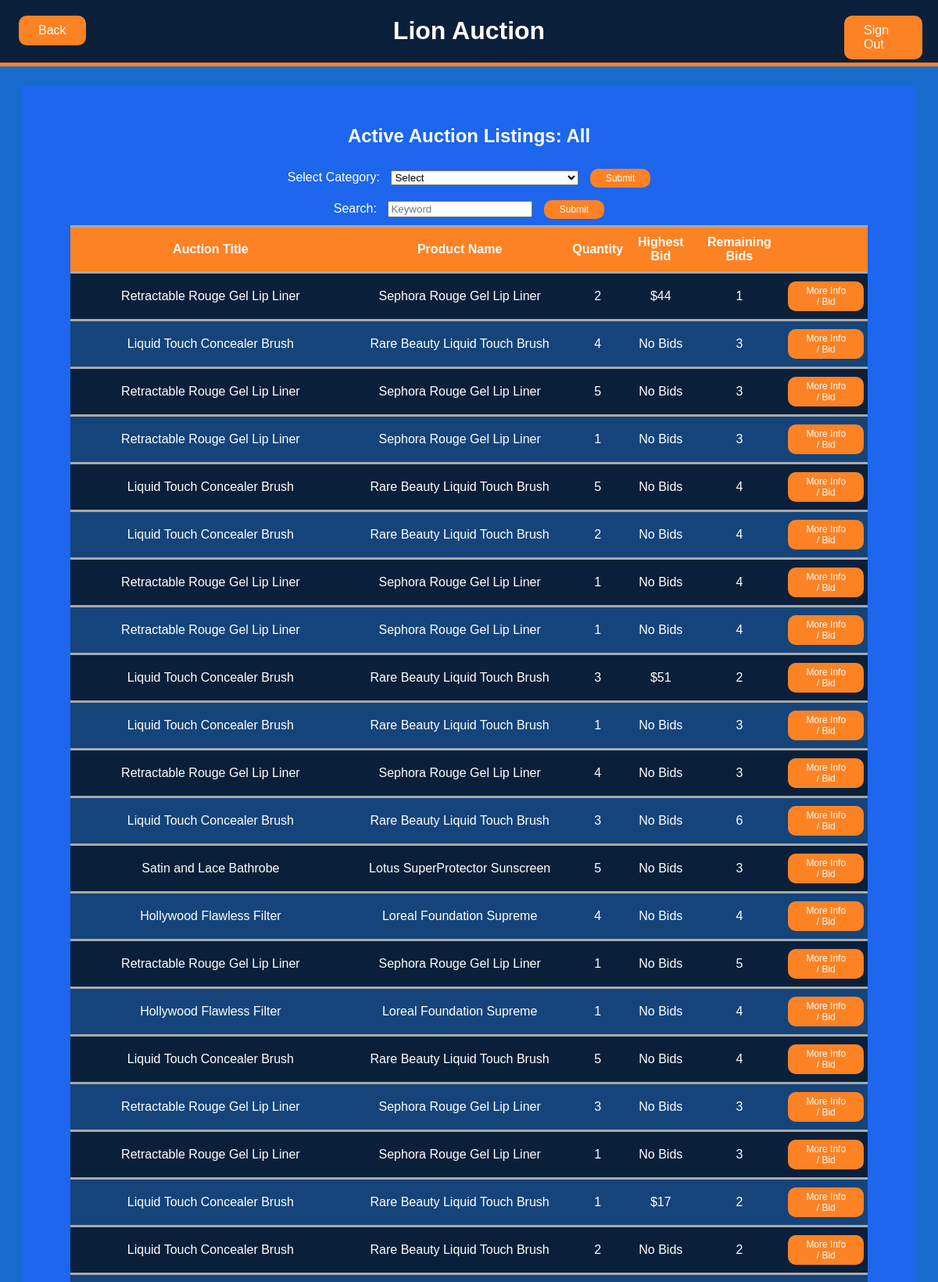
Screenshot of /auctionListings (upper part) with the database file from the repository.
### tables this page shows
CREATE TABLE auction_listings(Seller_Email TEXT, Listing_ID INTEGER, Category TEXT, Auction_Title TEXT, Product_Name TEXT, Product_Description TEXT, Quantity INTEGER, Reserve_Price INTEGER, Max_bids INTEGER, Status INTEGER,Remove_Reason TEXT,PRIMARY KEY (Seller_Email, Listing_ID),FOREIGN KEY (Seller_Email) REFERENCES sellers(email));

### app.py (the view, shortened to what this page needs)
@app.route('/auctionListings', methods=['GET', 'POST'])
def auctionListingsPage():
    data = {"listings": getAuctionListings('Root'),
            "category": 'All',
            "categories": getCategories()
            }
    return render_template('auctionListings.html', data=data)

### app.py (called while the page is built)
def getCategories():
    categories = []
    connection = sql.connect('database.db')
    cursor = connection.execute('SELECT category_name FROM categories')
    categoryRows = cursor.fetchall()
    for row in categoryRows:
        cursor = connection.execute('SELECT * FROM auction_listings WHERE Category=? AND Status=1', (row[0],))
        if cursor.fetchone():
            categories.append(row[0])
    return categories

### templates/auctionListings.html (shortened to what this page needs)
<!DOCTYPE html>
<html lang="en">
<head>
    <link rel="stylesheet" href="../static/css/mystyle.css">
</head>
<body>
<div class="header">
    <a class="buttonBig" style="position: fixed; margin: 20px 20px 20px 90%" href="/" role="button">Sign Out</a>
    <a class="buttonBig" style="position: fixed; margin: 20px 20px 20px 2%" href="/bidderMain" role="button">Back</a>
    <h1>Lion Auction</h1>
</div>
<div class="content">
    <h2 style="text-align: center">Active Auction Listings: {{ data.category }}</h2>
    <form style="text-align: center" classaction="" method="post">
        <label>Select Category:</label>
        <select name="category" id="category">
            <option value="" selected hidden>Select</option>
        </select>
        <button type="submit" class="buttonSmall" name="button" value="Submit">Submit</button>
    </form>
    <form style="text-align: center" classaction="" method="post">
        <label>Search:</label>
        <input type="text" id="search" name="search" required class="form-control" placeholder="Keyword">
        <button type="submit" class="buttonSmall" name="button" value="Search">Submit</button>
    </form>
    <table style="width: 90%;">
        <tr>
            <th scope="col"> Auction Title</th>
            <th scope="col"> Product Name</th>
            <th scope="col"> Quantity</th>
            <th scope="col"> Highest Bid</th>
            <th scope="col"> Remaining Bids</th>
            <th scope="col"> </th>
        </tr>
        <tbody>
        {% for auction in data.listings%}
            <tr>
                <td> {{ auction[3] }} </td>
                <td> {{ auction[4] }} </td>
                <td> {{ auction[6] }} </td>
                {% if auction[12]=='No Bids' %}
                <td> {{ auction[12] }} </td>
                {% else %}
                <td> ${{ auction[12] }} </td>
                {% endif %}
                <td> {{ auction[13] }} </td>
                <td><form method="post"><button type="submit" class="buttonSmall" name="button" value=" {{ auction[1] }}">More Info / Bid</button></form></td>
            </tr>
        {% endfor %}
        </tbody>
    </table>
</div>
</body>
</html>

### static/css/mystyle.css (style rules this page uses)
:root { --main: #176BCC; --dark: #0A203A; --alt: #1D66ED; --accent: #FD8224; --darkalt: #15447B }
body { background-color: var(--main); font-family: Helvetica; color: black; }
input { margin: 10px; color: black; }
select { margin: 10px; color: black; }
h1 { text-align: center; }
h2 { color: white; }
a { border: 10px; }
label { color: white; font-size: 16px; }
table { text-align: center; color: white; margin-left: 5%; margin-right: 5%; border-collapse: collapse; }
th { background: var(--accent); border-bottom: darkgray solid; border-top: darkgray solid; padding: 10px 5px; }
td { padding: 10px 5px; border-top: darkgray solid; border-bottom: darkgray solid; overflow: hidden; width: auto; }
tr:nth-child(odd) { background-color: var(--dark); }
tr:nth-child(even) { background-color: var(--darkalt) }
.header { background-color: var(--dark); color: white; width: 100%; position: fixed; top: 0; left: 0; border-bottom: 5px solid var(--accent); }
.content { background-color: var(--alt); margin: 110px 20px 50px; padding: 30px 5px; }
.buttonBig { background-color: var(--accent); border: none; color: white; padding: 10px 25px; font-size: 16px; border-radius: 10px; text-decoration:none; }
.buttonSmall { background-color: var(--accent); border: none; color: white; padding: 5px 20px; font-size: 12px; border-radius: 10px; text-decoration:none; }

### rows the page displays
auction_listings: Auction_Title "Retractable Rouge Gel Lip Liner", Product_Name "Sephora Rouge Gel Lip Liner", Quantity "2", auction "44", Status "1"
auction_listings: Auction_Title "Liquid Touch Concealer Brush", Product_Name "Rare Beauty Liquid Touch Brush", Quantity "4", auction "No Bids", Max_bids "3", {{ auction[1] }} 31 (drawn)
auction_listings: Auction_Title "Retractable Rouge Gel Lip Liner", Product_Name "Sephora Rouge Gel Lip Liner", Quantity "5", auction "No Bids", Max_bids "3", {{ auction[1] }} 44 (drawn)
auction_listings: Auction_Title "Retractable Rouge Gel Lip Liner", Product_Name "Sephora Rouge Gel Lip Liner", Quantity "1", auction "No Bids", Max_bids "3", {{ auction[1] }} 61 (drawn)
auction_listings: Auction_Title "Liquid Touch Concealer Brush", Product_Name "Rare Beauty Liquid Touch Brush", Quantity "5", auction "No Bids", Max_bids "4", {{ auction[1] }} 102 (drawn)
auction_listings: Auction_Title "Liquid Touch Concealer Brush", Product_Name "Rare Beauty Liquid Touch Brush", Quantity "2", auction "No Bids", Max_bids "4", {{ auction[1] }} 104 (drawn)
auction_listings: Auction_Title "Retractable Rouge Gel Lip Liner", Product_Name "Sephora Rouge Gel Lip Liner", Quantity "1", auction "No Bids", Max_bids "4", {{ auction[1] }} 113 (drawn)
auction_listings: Auction_Title "Retractable Rouge Gel Lip Liner", Product_Name "Sephora Rouge Gel Lip Liner", Quantity "1", auction "No Bids", Max_bids "4", {{ auction[1] }} 154 (drawn)
auction_listings: Auction_Title "Liquid Touch Concealer Brush", Product_Name "Rare Beauty Liquid Touch Brush", Quantity "3", auction "51", auction "2", {{ auction[1] }} 229 (drawn)
auction_listings: Auction_Title "Liquid Touch Concealer Brush", Product_Name "Rare Beauty Liquid Touch Brush", Quantity "1", auction "No Bids", Max_bids "3", {{ auction[1] }} 263 (drawn)
auction_listings: Auction_Title "Retractable Rouge Gel Lip Liner", Product_Name "Sephora Rouge Gel Lip Liner", Quantity "4", auction "No Bids", Max_bids "3", {{ auction[1] }} 294 (drawn)
auction_listings: Auction_Title "Liquid Touch Concealer Brush", Product_Name "Rare Beauty Liquid Touch Brush", Quantity "3", auction "No Bids", Max_bids "6", {{ auction[1] }} 589 (drawn)
auction_listings: Auction_Title "Satin and Lace Bathrobe", Product_Name "Lotus SuperProtector Sunscreen", Quantity "5", auction "No Bids", Max_bids "3", {{ auction[1] }} 855 (drawn)
auction_listings: Auction_Title "Hollywood Flawless Filter", Product_Name "Loreal Foundation Supreme", Quantity "4", auction "No Bids", auction "4", {{ auction[1] }} 900 (drawn)
auction_listings: Auction_Title "Retractable Rouge Gel Lip Liner", Product_Name "Sephora Rouge Gel Lip Liner", Quantity "1", auction "No Bids", Max_bids "5", {{ auction[1] }} 1080 (drawn)
auction_listings: Auction_Title "Hollywood Flawless Filter", Product_Name "Loreal Foundation Supreme", Quantity "1", auction "No Bids", Max_bids "4", {{ auction[1] }} 1221 (drawn)
auction_listings: Auction_Title "Liquid Touch Concealer Brush", Product_Name "Rare Beauty Liquid Touch Brush", Quantity "5", auction "No Bids", Max_bids "4", {{ auction[1] }} 1242 (drawn)
auction_listings: Auction_Title "Retractable Rouge Gel Lip Liner", Product_Name "Sephora Rouge Gel Lip Liner", Quantity "3", auction "No Bids", auction "3", {{ auction[1] }} 1272 (drawn)
auction_listings: Auction_Title "Retractable Rouge Gel Lip Liner", Product_Name "Sephora Rouge Gel Lip Liner", Quantity "1", auction "No Bids", Max_bids "3", {{ auction[1] }} 1332 (drawn)
auction_listings: Auction_Title "Liquid Touch Concealer Brush", Product_Name "Rare Beauty Liquid Touch Brush", Quantity "1", auction "17", auction "2", {{ auction[1] }} 1725 (drawn)
auction_listings: Auction_Title "Liquid Touch Concealer Brush", Product_Name "Rare Beauty Liquid Touch Brush", Quantity "2", auction "No Bids", auction "2", {{ auction[1] }} 1833 (drawn)

### other values shown
{{ data.category }} "All"
